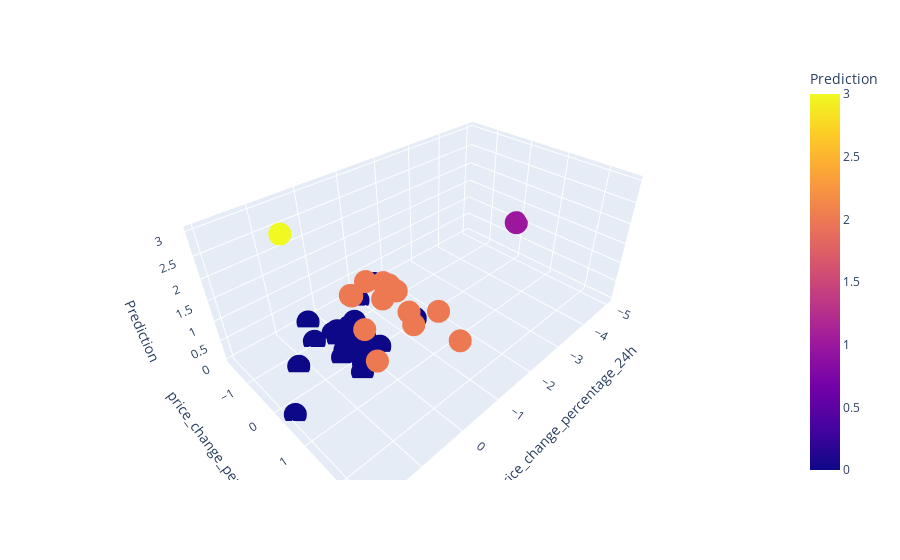

This figure's notebook cell:
### Code cell
# 3D Plot - see what is different 

# Create a 3D scatter plot

market_scaled_plot = px.scatter_3d(
    df_market_scaled_prediction, 
    x="price_change_percentage_24h", 
    y="price_change_percentage_7d", 
    z="Prediction", 
    color="Prediction", 
    hover_data=['price_change_percentage_24h', 'price_change_percentage_7d'] 
)

# Show the plot
market_scaled_plot.show()

### Figure 1 — Plotly figure (JSON) as saved in the notebook; plotly's stock layout.template omitted (floating-point values rounded to 4 significant figures)
{"data": [{"hovertemplate": "price_change_percentage_24h=%{x}<br>price_change_percentage_7d=%{y}<br>Prediction=%{marker.color}<extra></extra>", "legendgroup": "", "marker": {"color": [2, 2, 0, 0, 2, 2, 2, 2, 2, 0, 0, 0, 0, 2, 0, 2, 0, 0, 2, 0, 0, 2, 0, 0, 0, 0, 0, 0, 2, 0, 0, 0, 1, 2, 0, 0, 3, 0, 0, 0, 0], "coloraxis": "coloraxis", "symbol": "circle"}, "mode": "markers", "name": "", "scene": "scene", "showlegend": false, "type": "scatter3d", "x": [0.5085, 0.1854, 0.02177, -0.04076, 1.193, 0.8919, 0.0114, 0.1025, 0.0775, 0.449, 0.3313, 0.03435, 0.1557, 0.2627, 0.13, -0.1516, -0.9232, -0.2775, -0.256, 0.1809, 0.2865, 0.5155, 0.05176, -0.05203, -0.218, 0.06134, 0.2591, 0.5851, -0.1275, -1.612, -0.2969, -0.07131, -4.981, -0.1252, -1.429, 1.92, 1.046, -0.409, 0.4147, 0.07804, 1.217], "y": [0.4932, 0.9344, -0.7063, -0.8109, 2.001, 1.327, 2.572, 1.508, 0.3343, -0.1907, -1.615, -0.733, -0.9225, 1.793, -0.04102, 0.7082, -1.437, -0.3852, 1.84, -0.7049, -0.3263, 0.4618, -0.9284, -0.4572, -0.8494, -0.7067, 0.2495, -0.9942, 0.9291, -1.682, 0.09476, -0.2295, -0.04518, 0.5807, -0.02551, 0.3704, -0.6183, -0.907, 0.414, -0.6877, -0.6077], "z": [2, 2, 0, 0, 2, 2, 2, 2, 2, 0, 0, 0, 0, 2, 0, 2, 0, 0, 2, 0, 0, 2, 0, 0, 0, 0, 0, 0, 2, 0, 0, 0, 1, 2, 0, 0, 3, 0, 0, 0, 0]}], "layout": {"autosize": true, "coloraxis": {"colorbar": {"title": {"text": "Prediction"}}, "colorscale": [[0, "#0d0887"], [0.1111, "#46039f"], [0.2222, "#7201a8"], [0.3333, "#9c179e"], [0.4444, "#bd3786"], [0.5556, "#d8576b"], [0.6667, "#ed7953"], [0.7778, "#fb9f3a"], [0.8889, "#fdca26"], [1, "#f0f921"]]}, "legend": {"tracegroupgap": 0}, "margin": {"t": 60}, "scene": {"aspectmode": "auto", "aspectratio": {"x": 1.551, "y": 0.9562, "z": 0.6743}, "camera": {"center": {"x": 0, "y": 0, "z": 0}, "eye": {"x": 1.25, "y": 1.25, "z": 1.25}, "projection": {"type": "perspective"}, "up": {"x": 0, "y": 0, "z": 1}}, "domain": {"x": [0, 1], "y": [0, 1]}, "xaxis": {"title": {"text": "price_change_percentage_24h"}, "type": "linear"}, "yaxis": {"title": {"text": "price_change_percentage_7d"}, "type": "linear"}, "zaxis": {"title": {"text": "Prediction"}, "type": "linear"}}}}
